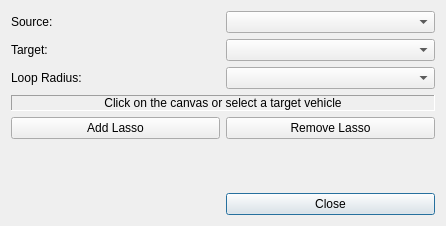
<?xml version="1.0" encoding="UTF-8"?>
<ui version="4.0">
 <class>FollowingDialogBase</class>
 <widget class="QDialog" name="FollowingDialogBase">
  <property name="geometry">
   <rect>
    <x>0</x>
    <y>0</y>
    <width>446</width>
    <height>226</height>
   </rect>
  </property>
  <property name="windowTitle">
   <string>Select Lasso</string>
  </property>
  <layout class="QGridLayout" name="gridLayout">
   <item row="0" column="0">
    <widget class="QLabel" name="label">
     <property name="text">
      <string>Source:</string>
     </property>
    </widget>
   </item>
   <item row="3" column="0" colspan="2">
    <widget class="QLabel" name="labelInfo">
     <property name="frameShape">
      <enum>QFrame::Shape::Panel</enum>
     </property>
     <property name="frameShadow">
      <enum>QFrame::Shadow::Sunken</enum>
     </property>
     <property name="text">
      <string>Click on the canvas or select a target vehicle</string>
     </property>
     <property name="alignment">
      <set>Qt::AlignmentFlag::AlignCenter</set>
     </property>
    </widget>
   </item>
   <item row="2" column="0">
    <widget class="QLabel" name="label_2">
     <property name="text">
      <string>Loop Radius:</string>
     </property>
    </widget>
   </item>
   <item row="6" column="1">
    <widget class="QPushButton" name="pushButtonClose">
     <property name="text">
      <string>Close</string>
     </property>
    </widget>
   </item>
   <item row="4" column="0">
    <widget class="QPushButton" name="pushButtonAddLasso">
     <property name="text">
      <string>Add Lasso</string>
     </property>
    </widget>
   </item>
   <item row="2" column="1">
    <widget class="QComboBox" name="comboBoxRadius"/>
   </item>
   <item row="5" column="1">
    <spacer name="verticalSpacer">
     <property name="orientation">
      <enum>Qt::Orientation::Vertical</enum>
     </property>
     <property name="sizeHint" stdset="0">
      <size>
       <width>20</width>
       <height>40</height>
      </size>
     </property>
    </spacer>
   </item>
   <item row="0" column="1">
    <widget class="QComboBox" name="comboBoxSource">
     <property name="currentIndex">
      <number>-1</number>
     </property>
    </widget>
   </item>
   <item row="4" column="1">
    <widget class="QPushButton" name="pushButtonRemoveLasso">
     <property name="text">
      <string>Remove Lasso</string>
     </property>
    </widget>
   </item>
   <item row="1" column="1">
    <widget class="QComboBox" name="comboBoxTarget"/>
   </item>
   <item row="1" column="0">
    <widget class="QLabel" name="label_3">
     <property name="text">
      <string>Target:</string>
     </property>
    </widget>
   </item>
  </layout>
 </widget>
 <resources/>
 <connections>
  <connection>
   <sender>pushButtonClose</sender>
   <signal>clicked()</signal>
   <receiver>FollowingDialogBase</receiver>
   <slot>close()</slot>
   <hints>
    <hint type="sourcelabel">
     <x>275</x>
     <y>205</y>
    </hint>
    <hint type="destinationlabel">
     <x>171</x>
     <y>165</y>
    </hint>
   </hints>
  </connection>
 </connections>
</ui>
